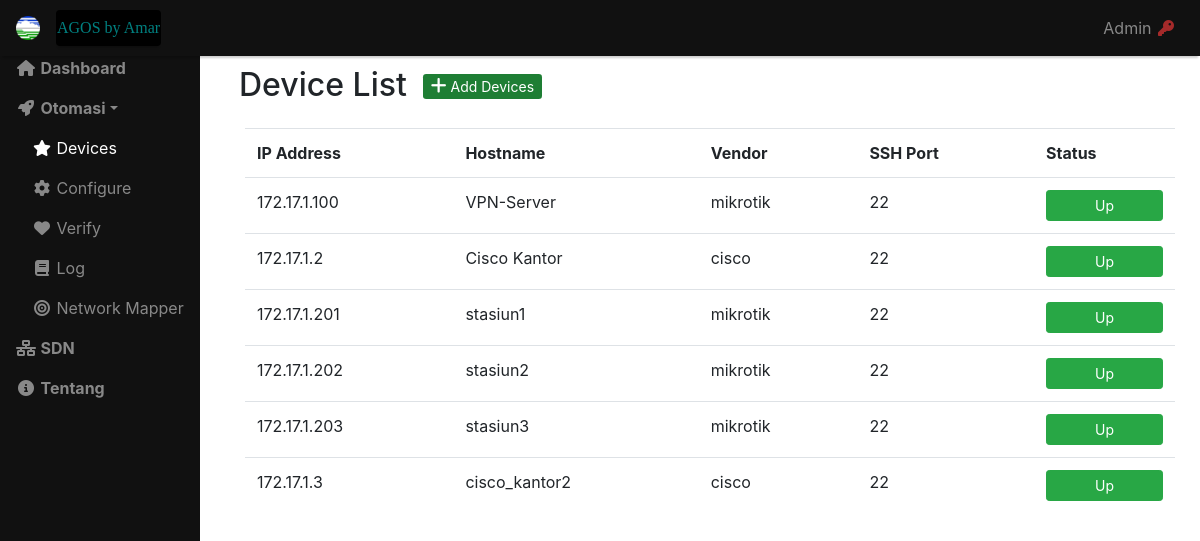
/devices/, run on an earlier commit of the app's database.
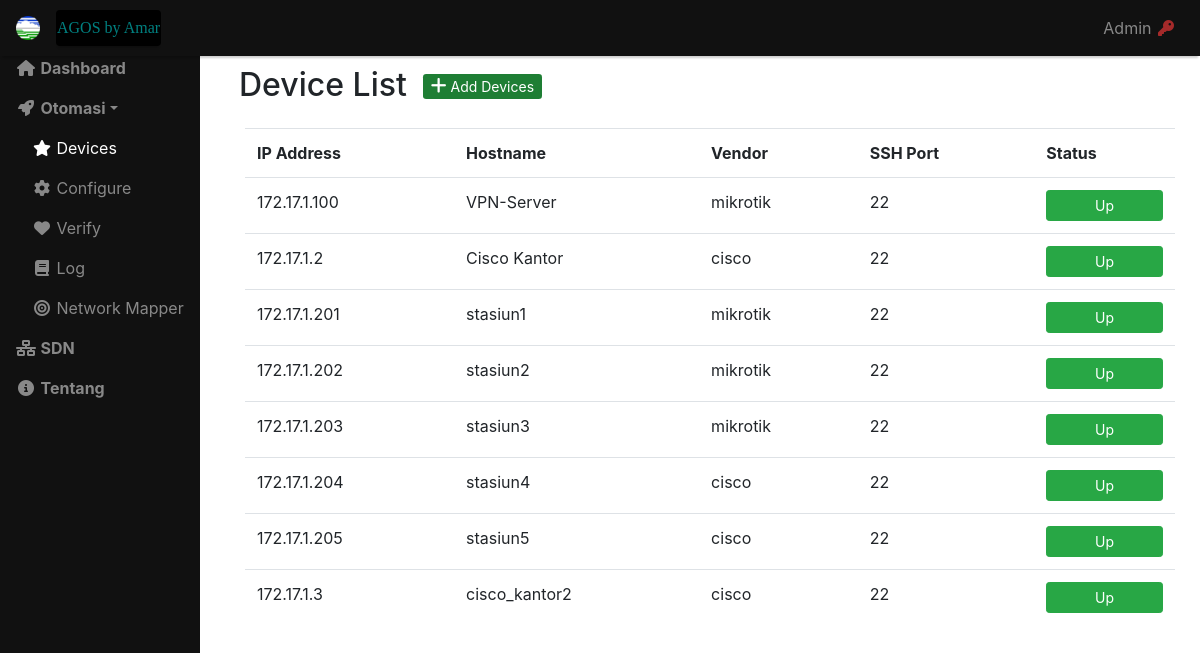
And on a later commit of the database.
### tomatis/models.py (models this page shows, shortened)
class Device(models.Model):
	ip_address = models.CharField(max_length=255, unique=True)
	hostname = models.CharField(max_length=255)
	username = models.CharField(max_length=255)
	password = models.CharField(max_length=255)
	ssh_port = models.IntegerField(default=22)
	VENDOR_CHOICES = {
		('mikrotik', 'Mikrotik'),
		('cisco','Cisco'),
	}
	vendor = models.CharField(max_length=255, choices=VENDOR_CHOICES)

### tomatis/views.py (the view)
# urls.py: path('devices/',views.devices, name='devices'),
def devices(request):
	all_device = Device.objects.order_by('ip_address')
	context = {
		'name': 'amar',
		'ip': 8080,
		'all_device' : all_device,
	}
	return render(request ,'devices.html', context)

### templates/devices.html (shortened to what this page needs)
{% extends 'main_template.html' %}
{% load django_bootstrap_breadcrumbs %}
{% block content %}
<div class="row">
	<div>
	    <h2 class="mb-4 ml-4">Device List</h2>
	</div>
	<div class="ml-3 mt-2">
	    <a href="/admin/tomatis/device/add/" class="btn-sm btn-success btn-lg active" role="button" aria-pressed="true"><i class="fa fa-plus" style="font-size:18px;color:white"></i> Add Devices</a>
	</div>
</div>
<div class="col-sm-12">
    <table class="table">
        <tbody><tr>
            <th>IP Address</th>
            <th>Hostname</th>
            <th>Vendor</th>
            <th>SSH Port</th>
            <th>Status</th>
        </tr>
        {% for device in all_device %}
        	<tr>
                <td>{{ device.ip_address }}</td>
                <td>{{ device.hostname }}</td>
                <td>{{ device.vendor }}</td>
                <td>{{ device.ssh_port }}</td>
                <td><button class="btn btn-success btn-sm btn-block"> Up </button></td>
            </tr>
        {% endfor %}
        </tbody>
    </table>
</div>
{% endblock content %}

### templates/main_template.html (shortened to what this page needs)
<!DOCTYPE html>
<html>
<head>
    {% load static %}
    <link rel="stylesheet" type="text/javascript" src="{% static 'tomatis/jquery-3.5.1.min.js' %}" />
    <link rel="stylesheet" href="https://stackpath.bootstrapcdn.com/bootstrap/4.5.0/css/bootstrap.min.css">
    <link href="//maxcdn.bootstrapcdn.com/bootstrap/4.0.0/css/bootstrap.min.css" rel="stylesheet" id="bootstrap-css">
    <link rel="stylesheet" href="https://maxcdn.bootstrapcdn.com/bootstrap/4.0.0/css/bootstrap.min.css"
>
    <link href="https://use.fontawesome.com/releases/v5.0.6/css/all.css" rel="stylesheet">
</head>
<body>
<nav class="navbar navbar-expand-lg navbar-dark navbar-custom sticky-top flex-grow-1 text-right">
        <img width="24" height="24" src="{% static 'tomatis/favicon.ico' %}"/>
        <a class="navbar-brand card navbar-custom1 ml-3" href="#" style="font-family: Verdana; font-size: 16px; color: teal;">AGOS by Amar</a>
        <div class="collapse navbar-collapse" id="navbarNav">
            <ul class="navbar-nav ml-auto flex-nowrap">
            <li class="nav-item">
                <a class="nav-link" href="/admin/">  Admin  <i class="fa fa-key fa-fw" style="color:brown;"></i></a>
            </li>
            </ul>
        </div>
    </nav>
<div class="container-fluid">
    <div class="row min-vh-100 flex-column flex-md-row">
        <aside class="col-12 col-md-2 p-0 sidebar-custom flex-shrink-1">
            <nav class="navbar navbar-expand navbar-dark flex-md-column flex-row align-items-start py-2">
                <div class="collapse navbar-collapse ">
                    <ul class="flex-md-column mt-6 flex-row navbar-nav w-100 justify-content-between">
                        <li class="nav-item">
                            <a class="nav-link pl-0 text-nowrap mt-6" href="/"> <span class="font-weight-bold">Dashboard</span></a>
                        </li>
                        <li class="nav-item {% if request.resolver_match.url_name == "index" %}active{% endif %}">
                            <a class="nav-link pl-0 text-nowrap" href="{% url "index" %}"><i class="fas fa-home fa-fw"></i> <span class="font-weight-bold">Dashboard</span></a>
                        </li>
                        <li class="nav-item">
                            <a class="nav-link pl-0 dropdown-toggle" href="#tomatSubmenu" data-toggle="collapse" aria-expanded="true"><i class="fas fa-rocket fa-fw"></i> <span class="font-weight-bold d-none d-md-inline">Otomasi</span></a>
                            <ul class="list collapse show flex-md-column flex-row navbar-nav ml-3 w-100 justify-content-between" id="tomatSubmenu">
                                <li class="nav-item {% if request.resolver_match.url_name == "devices" %}active{% endif %}">
                                    <a class="nav-link pl-0" href="{% url "devices" %}"><i class="fa fa-star fa-fw"></i> <span class="d-none d-md-inline">Devices</span></a>
                                        </li>
                                <li class="nav-item {% if request.resolver_match.url_name == "config" %}active{% endif %}">
                                    <a class="nav-link pl-0" href="{% url "config" %}"><i class="fa fa-cog codeply fa-fw"></i> <span class="d-none d-md-inline">Configure</span></a>
                                </li>
                                <li class="nav-item {% if request.resolver_match.url_name == "verify_result" %}active{% endif %}">
                                    <a class="nav-link pl-0" href="{% url "verify_result" %}"><i class="fa fa-heart codeply fa-fw"></i> <span class="d-none d-md-inline">Verify</span></a>
                                </li>
                                <li class="nav-item {% if request.resolver_match.url_name == "log" %}active{% endif %}">
                                    <a class="nav-link pl-0" href="{% url "log" %}"><i class="fa fa-book codeply fa-fw"></i> <span class="d-none d-md-inline">Log</span></a>
                                </li>
                                <li class="nav-item {% if request.resolver_match.url_name == "nmap" %}active{% endif %}">
                                    <a class="nav-link pl-0" href="{% url "nmap" %}"><i class="fa fa-bullseye codeply fa-fw"></i> <span class="d-none d-md-inline">Network Mapper</span></a>
                                </li>
                            </ul>
                        </li>
                        <li class="nav-item {% if request.resolver_match.url_name == "sdn" %}active{% endif %}">
                            <a class="nav-link pl-0" href="/onos/ui" onclick="javascript:event.target.port=8181" target="_blank"><i class="fas fa-network-wired codeply fa-fw"></i> <span class="d-none d-md-inline font-weight-bold">SDN</span></a>
                        </li>
                        <li class="nav-item {% if request.resolver_match.url_name == "tentang" %}active{% endif %}">
                            <a class="nav-link pl-0" href="{% url "tentang" %}"><i class="fas fa-info-circle fa-fw"></i> <span class="d-none d-md-inline font-weight-bold">Tentang</span></a>
                        </li>
                    </ul>
                </div>
            </nav>
        </aside>
        <main class="main col bg-faded py-3 flex-grow-1">
            {% load django_bootstrap_breadcrumbs %}
            {% block content %}{% endblock %}
        </main>
    </div>
</div>
</body>
</html>

### templates/main_template.html (style rules this page uses)
.navbar-custom { background-color: #111; box-shadow: 0 4px 2px -2px rgba(0,0,0,.2); }
.navbar-custom1 { background-color: #000; box-shadow: 0 4px 2px -2px rgba(0,0,0,.2); width: auto; }
.sidebar-custom { background-color: #111; background: #111; position: fixed; height: 100%; overflow-y: auto; }
.sticky-top { position: fixed; width: 100%; top: 0; }
.main { margin-top: 50px; margin-left: 220px; padding: 0px 10px; }

What changed in the data, as far as the page shows it:
added Device: ip_address "172.17.1.204", hostname "stasiun4", vendor "cisco", ssh_port "22"
added Device: ip_address "172.17.1.205", hostname "stasiun5", vendor "cisco", ssh_port "22"
